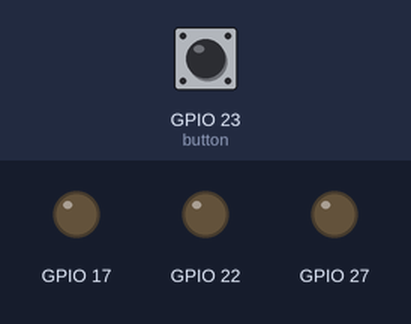
The program below on a simulated Raspberry Pi (BCM pin numbers). Shown: output pins drawn as LEDs (lit = HIGH). Dashed ring = blinking. The test bench sets the inputs (shaded band); at power-on: GPIO 23 (button) LOW. Threads take turns every 2 ms.

Above: at 1.2 s.
1.3 s: GPIO 23 (button) pulled HIGH for 0.25 s
At 1.65 s:
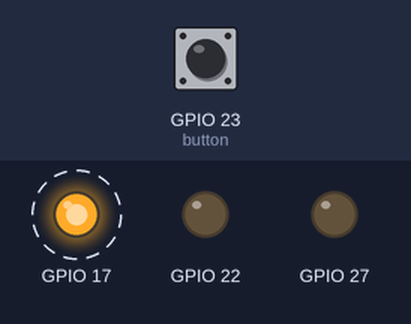
4.3 s: GPIO 23 (button) pulled HIGH for 1 s
At 4.65 s:
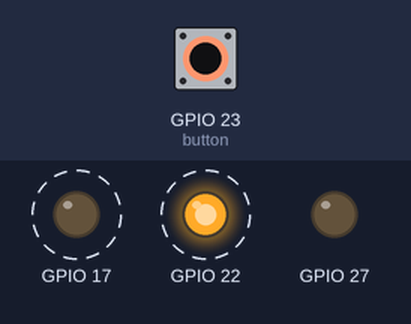
7.3 s: GPIO 23 (button) pulled HIGH for 3.2 s
At 11.8 s:
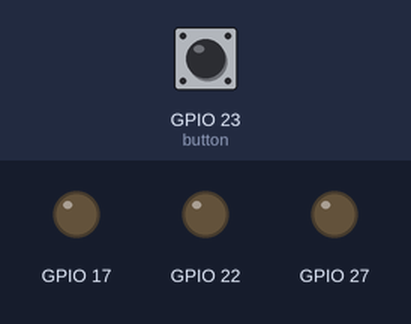
Timing chart, 0 to 13.3 s (numbered marks = the images above; inputs shaded):
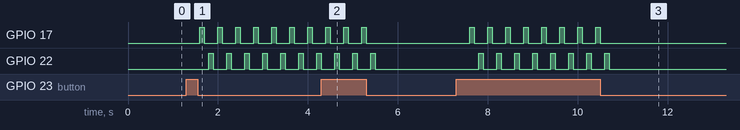

Measured:
- after the input at 1.3 s, GPIO 17: alternates HIGH for 0.10 s and LOW for 0.30 s, starting after 0.30 s; GPIO 22: alternates HIGH for 0.10 s and LOW for 0.30 s, starting after 0.50 s
- after the input at 4.3 s, GPIO 17: goes on until 5.3 s, then stays LOW; GPIO 22: goes on until 5.5 s, then stays LOW
- after the input at 7.3 s, GPIO 17: alternates HIGH for 0.10 s and LOW for 0.30 s, 16 changes in all, then stays LOW, starting after 0.30 s; GPIO 22: alternates HIGH for 0.10 s and LOW for 0.30 s, 16 changes in all, then stays LOW, starting after 0.50 s

The program:

btn_click.py
```python
import RPi.GPIO as gpio
import time
import threading

gpio.setmode(gpio.BCM)
gpio.setwarnings(False)

gpio.setup(17, gpio.OUT)
gpio.output(17, gpio.LOW)
gpio.setup(22, gpio.OUT)
gpio.output(22, gpio.LOW)
gpio.setup(27, gpio.OUT)
gpio.output(27, gpio.LOW)

button = 23
gpio.setup(button, gpio.IN, pull_up_down=gpio.PUD_DOWN)
state = False

def blink():
    global state
    while True:
        if state:
            gpio.output(17, gpio.HIGH)
            time.sleep(0.1)
            gpio.output(17, gpio.LOW)
            time.sleep(0.1)

            gpio.output(22, gpio.HIGH)
            time.sleep(0.1)
            gpio.output(22, gpio.LOW)
            time.sleep(0.1)
        else :
            gpio.output(22, gpio.LOW)
            gpio.output(17, gpio.LOW)

if __name__ == "__main__":
    threading.Thread(target=blink, daemon=True).start()

    while True:
        start = gpio.input(button)
        time.sleep(0.2)
        if start == gpio.HIGH:
            state = not state
```
